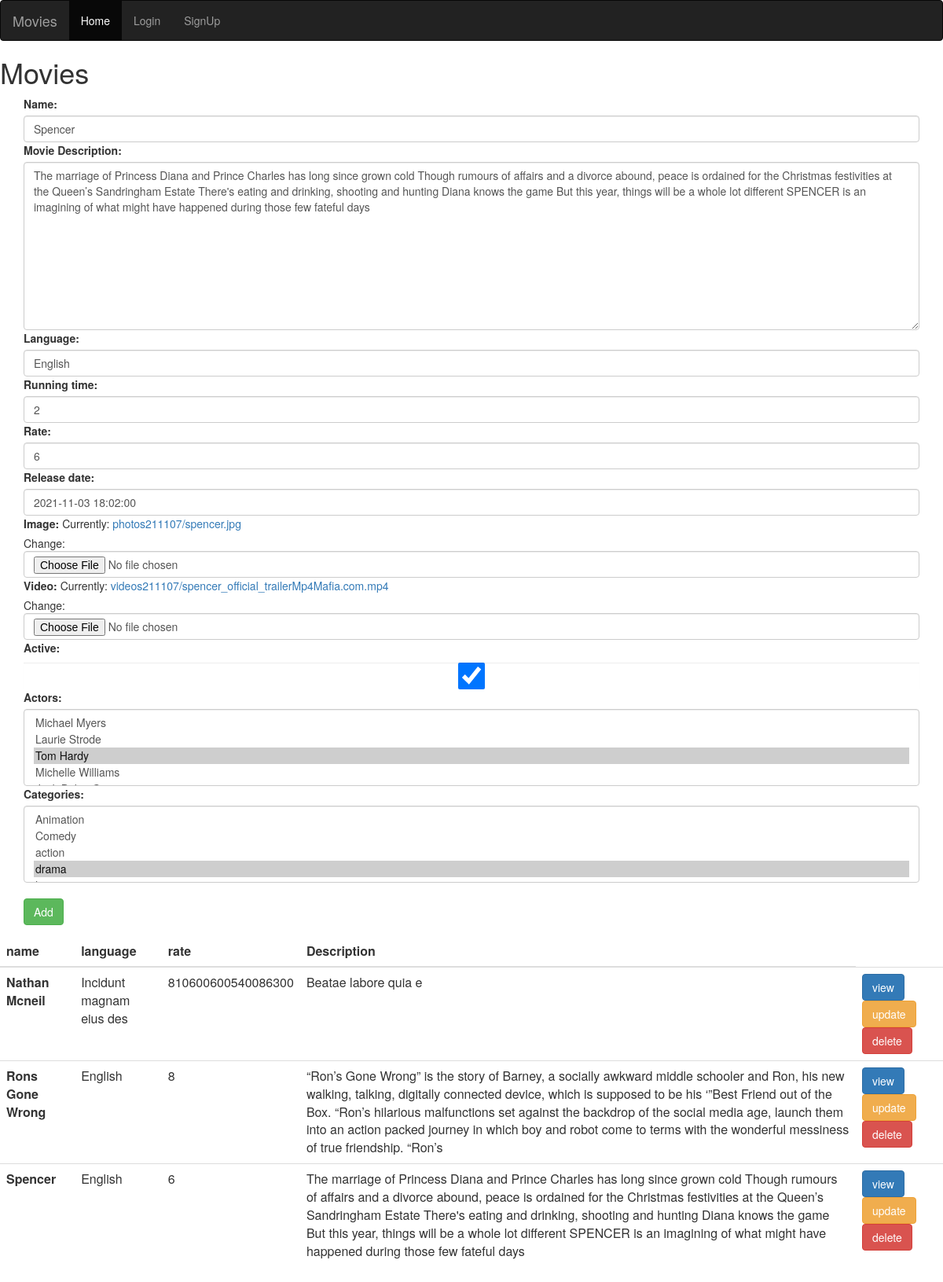
Page /movie/movies/3 on the committed database.
### Movie/models.py (models this page shows, shortened)
class Movie(models.Model):
    name = models.CharField(max_length=255)
    description = models.TextField(verbose_name='Movie Description')
    language = models.CharField(max_length=25)
    running_time = models.IntegerField()
    rate = models.PositiveBigIntegerField()
    release_date = models.DateTimeField()
    image=models.ImageField(upload_to='photos%y%m%d')
    video = models.FileField(upload_to='videos%y%m%d', null=True)
    active=models.BooleanField(default=True)
    creation_date = models.DateTimeField(auto_now_add=True) # awl mara n3ml add bas
    modification = models.DateTimeField(auto_now=True) # kol mara by7sal edit
    actors = models.ManyToManyField('Cast')
    categories = models.ManyToManyField('Category')
    class Meta:
        verbose_name='Movie' #the name that appear in UI and incremented by s automatically
        ordering=['name']

### Movie/views.py (the view, shortened to what this page needs)
# urls.py: path('movies/<movie_id>', update , name='update-data'),
def update(request,movie_id):
    updated_movie=Movie.objects.get(pk=movie_id)
    form = MovieForm(instance=updated_movie)
    return render(request, 'movie/movies.html', {'mov': Movie.objects.all(),'form':form})

### Movie/forms.py
class MovieForm(ModelForm):
    class Meta:
        model=Movie
        fields='__all__'

### Movie/models.py (called while the page is built)
    def __str__(self):  # to replace Movie object that appear in UI by name of the movie
        return self.type

    def __str__(self): # to replace Movie object that appear in UI by name of the movie
        return self.cast_name

### Movie/templates/movie/movies.html (shortened to what this page needs)
{% extends 'main/base_layout.html'%}
{% load widget_tweaks %}
{% block content %}
<h1> Movies</h1>
<form method="post" novalidate enctype="multipart/form-data">
{% for field in form %}
<div class="container">
    {{field.label_tag}}
    {% if field.label_tag == "Active:" %}
        {% render_field field class='form-check-input' %}
    {% else %}
        {% render_field field class='form-control mt-3' %}
    {% endif %}
</div>
{% endfor %}
    <br/>
    <div class="container">
    <button class="btn btn-success" type="submit">Add</button>
    </div>
</form>
<table class="table">
    <thead>
    <tr>
        <th scope="col">name</th>
        <th scope="col">language</th>
        <th scope="col">rate</th>
        <th scope="col">Description</th>
    </tr>
    </thead>
    <tbody>
    {% for i in mov %}
    <tr>
        <th scope="row">{{i.name}}</th>
        <td>{{i.language}}</td>
        <td>{{i.rate}}</td>
        <td>{{i.description}}</td>
        <td>
            <a  class="btn btn-primary" href="{% url 'movie:view-data' i.id%}">view</a>
            <a  class="btn btn-warning" href="{% url 'movie:update-data' i.id%}">update</a>
            <a  class="btn btn-danger" href="{% url 'movie:delete-data' i.id %}">delete</a>
        </td>
    </tr>
    {% endfor %}
    </tbody>
</table>
{% endblock %}

### rows in the picture
Movie: name "Spencer" "The marriage of Princess Diana and Prince Charles has long since grown cold Though rumours of affairs and a divorce abound, peace is ordained for the Christmas festivities at the Queen’s Sandringham Estate There's eating and drinking, shooting and hunting Diana knows the game But this year, things will be a whole lot different SPENCER is an imagining of what might have happened during those few fateful days" "English" "2" "6" "2021-11-03 18:02:00" "☑", name "Spencer", language "English", rate "6", description "The marriage of Princess Diana and Prince Charles has long since grown cold Though rumours of affairs and a divorce abound, peace is ordained for the Christmas festivities at the Queen’s Sandringham Estate There's eating and drinking, shooting and hunting Diana knows the game But this year, things will be a whole lot different SPENCER is an imagining of what might have happened during those few fateful days"
Movie: name "Nathan Mcneil", language "Incidunt magnam eius des", rate "810600600540086300", description "Beatae labore quia e"
Movie: name "Rons Gone Wrong", language "English", rate "8", description "“Ron’s Gone Wrong” is the story of Barney, a socially awkward middle schooler and Ron, his new walking, talking, digitally connected device, which is supposed to be his ‘”Best Friend out of the Box. “Ron’s hilarious malfunctions set against the backdrop of the social media age, launch them into an action packed journey in which boy and robot come to terms with the wonderful messiness of true friendship. “Ron’s"

### other values in the picture
{{ field.label_tag }} "Name:" "Movie Description:" "Language:" "Running time:" "Rate:" "Release date:" "Image:" "Video:" "Active:" "Actors:" "Categories:"
